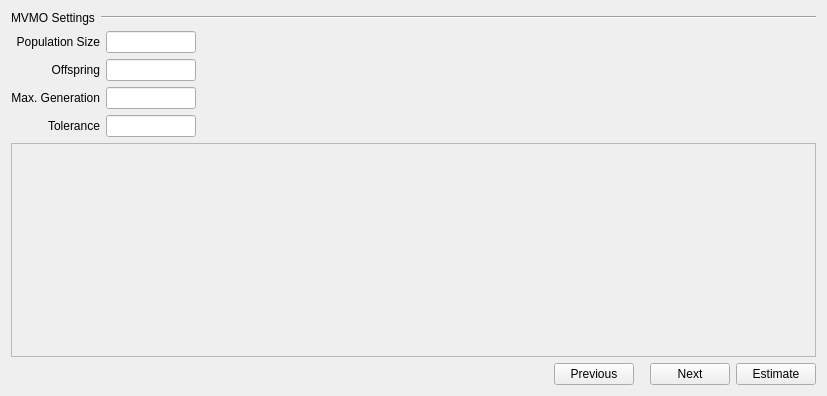
<?xml version="1.0" encoding="UTF-8"?>
<ui version="4.0">
 <class>mvmo_setting</class>
 <widget class="QWidget" name="mvmo_setting">
  <property name="geometry">
   <rect>
    <x>0</x>
    <y>0</y>
    <width>827</width>
    <height>396</height>
   </rect>
  </property>
  <property name="sizePolicy">
   <sizepolicy hsizetype="Preferred" vsizetype="Preferred">
    <horstretch>0</horstretch>
    <verstretch>0</verstretch>
   </sizepolicy>
  </property>
  <property name="minimumSize">
   <size>
    <width>827</width>
    <height>396</height>
   </size>
  </property>
  <property name="windowTitle">
   <string>Form</string>
  </property>
  <layout class="QGridLayout" name="gridLayout">
   <item row="0" column="0">
    <layout class="QHBoxLayout" name="horizontalLayout_7">
     <item>
      <widget class="QLabel" name="label">
       <property name="sizePolicy">
        <sizepolicy hsizetype="Fixed" vsizetype="Preferred">
         <horstretch>0</horstretch>
         <verstretch>0</verstretch>
        </sizepolicy>
       </property>
       <property name="text">
        <string>MVMO Settings</string>
       </property>
      </widget>
     </item>
     <item>
      <widget class="Line" name="line">
       <property name="orientation">
        <enum>Qt::Horizontal</enum>
       </property>
      </widget>
     </item>
    </layout>
   </item>
   <item row="1" column="0">
    <layout class="QHBoxLayout" name="horizontalLayout_5">
     <item>
      <layout class="QVBoxLayout" name="verticalLayout">
       <item>
        <layout class="QHBoxLayout" name="horizontalLayout">
         <item>
          <widget class="QLabel" name="pop_size_label">
           <property name="text">
            <string>Population Size</string>
           </property>
           <property name="alignment">
            <set>Qt::AlignRight|Qt::AlignTrailing|Qt::AlignVCenter</set>
           </property>
          </widget>
         </item>
         <item>
          <widget class="QLineEdit" name="pop_size">
           <property name="sizePolicy">
            <sizepolicy hsizetype="Fixed" vsizetype="Fixed">
             <horstretch>0</horstretch>
             <verstretch>0</verstretch>
            </sizepolicy>
           </property>
           <property name="maximumSize">
            <size>
             <width>90</width>
             <height>16777215</height>
            </size>
           </property>
          </widget>
         </item>
        </layout>
       </item>
       <item>
        <layout class="QHBoxLayout" name="horizontalLayout_2">
         <item>
          <widget class="QLabel" name="offspring_label">
           <property name="text">
            <string>Offspring</string>
           </property>
           <property name="alignment">
            <set>Qt::AlignRight|Qt::AlignTrailing|Qt::AlignVCenter</set>
           </property>
          </widget>
         </item>
         <item>
          <widget class="QLineEdit" name="offspring">
           <property name="sizePolicy">
            <sizepolicy hsizetype="Fixed" vsizetype="Fixed">
             <horstretch>0</horstretch>
             <verstretch>0</verstretch>
            </sizepolicy>
           </property>
           <property name="maximumSize">
            <size>
             <width>90</width>
             <height>16777215</height>
            </size>
           </property>
          </widget>
         </item>
        </layout>
       </item>
       <item>
        <layout class="QHBoxLayout" name="horizontalLayout_3">
         <item>
          <widget class="QLabel" name="max_gen_label">
           <property name="text">
            <string>Max. Generation</string>
           </property>
           <property name="alignment">
            <set>Qt::AlignRight|Qt::AlignTrailing|Qt::AlignVCenter</set>
           </property>
          </widget>
         </item>
         <item>
          <widget class="QLineEdit" name="max_gen">
           <property name="sizePolicy">
            <sizepolicy hsizetype="Fixed" vsizetype="Fixed">
             <horstretch>0</horstretch>
             <verstretch>0</verstretch>
            </sizepolicy>
           </property>
           <property name="maximumSize">
            <size>
             <width>90</width>
             <height>16777215</height>
            </size>
           </property>
          </widget>
         </item>
        </layout>
       </item>
       <item>
        <layout class="QHBoxLayout" name="horizontalLayout_4">
         <item>
          <widget class="QLabel" name="tolerance_label">
           <property name="text">
            <string>Tolerance</string>
           </property>
           <property name="alignment">
            <set>Qt::AlignRight|Qt::AlignTrailing|Qt::AlignVCenter</set>
           </property>
          </widget>
         </item>
         <item>
          <widget class="QLineEdit" name="tolerance">
           <property name="sizePolicy">
            <sizepolicy hsizetype="Fixed" vsizetype="Fixed">
             <horstretch>0</horstretch>
             <verstretch>0</verstretch>
            </sizepolicy>
           </property>
           <property name="maximumSize">
            <size>
             <width>90</width>
             <height>16777215</height>
            </size>
           </property>
           <property name="text">
            <string/>
           </property>
          </widget>
         </item>
        </layout>
       </item>
      </layout>
     </item>
     <item>
      <spacer name="horizontalSpacer_3">
       <property name="orientation">
        <enum>Qt::Horizontal</enum>
       </property>
       <property name="sizeHint" stdset="0">
        <size>
         <width>40</width>
         <height>20</height>
        </size>
       </property>
      </spacer>
     </item>
    </layout>
   </item>
   <item row="2" column="0">
    <widget class="QScrollArea" name="scrollArea">
     <property name="sizePolicy">
      <sizepolicy hsizetype="Preferred" vsizetype="Expanding">
       <horstretch>0</horstretch>
       <verstretch>0</verstretch>
      </sizepolicy>
     </property>
     <property name="widgetResizable">
      <bool>true</bool>
     </property>
     <widget class="QWidget" name="scrollAreaWidgetContents">
      <property name="geometry">
       <rect>
        <x>0</x>
        <y>0</y>
        <width>807</width>
        <height>182</height>
       </rect>
      </property>
      <layout class="QGridLayout" name="gridLayout_2">
       <item row="0" column="0">
        <layout class="QVBoxLayout" name="verticalLayout_3">
         <item>
          <layout class="QHBoxLayout" name="horizontalLayout_9">
           <item>
            <layout class="QVBoxLayout" name="verticalLayout_2">
             <property name="sizeConstraint">
              <enum>QLayout::SetNoConstraint</enum>
             </property>
            </layout>
           </item>
           <item>
            <spacer name="horizontalSpacer_4">
             <property name="orientation">
              <enum>Qt::Horizontal</enum>
             </property>
             <property name="sizeHint" stdset="0">
              <size>
               <width>40</width>
               <height>20</height>
              </size>
             </property>
            </spacer>
           </item>
          </layout>
         </item>
         <item>
          <spacer name="verticalSpacer">
           <property name="orientation">
            <enum>Qt::Vertical</enum>
           </property>
           <property name="sizeHint" stdset="0">
            <size>
             <width>20</width>
             <height>40</height>
            </size>
           </property>
          </spacer>
         </item>
        </layout>
       </item>
      </layout>
     </widget>
    </widget>
   </item>
   <item row="3" column="0">
    <layout class="QHBoxLayout" name="horizontalLayout_6">
     <item>
      <spacer name="horizontalSpacer_2">
       <property name="orientation">
        <enum>Qt::Horizontal</enum>
       </property>
       <property name="sizeHint" stdset="0">
        <size>
         <width>40</width>
         <height>20</height>
        </size>
       </property>
      </spacer>
     </item>
     <item>
      <widget class="QPushButton" name="previous">
       <property name="text">
        <string>Previous</string>
       </property>
      </widget>
     </item>
     <item>
      <spacer name="horizontalSpacer">
       <property name="orientation">
        <enum>Qt::Horizontal</enum>
       </property>
       <property name="sizeType">
        <enum>QSizePolicy::Fixed</enum>
       </property>
       <property name="sizeHint" stdset="0">
        <size>
         <width>10</width>
         <height>20</height>
        </size>
       </property>
      </spacer>
     </item>
     <item>
      <widget class="QPushButton" name="next">
       <property name="text">
        <string>Next</string>
       </property>
      </widget>
     </item>
     <item>
      <widget class="QPushButton" name="estimate">
       <property name="text">
        <string>Estimate</string>
       </property>
      </widget>
     </item>
    </layout>
   </item>
  </layout>
 </widget>
 <resources/>
 <connections/>
</ui>
